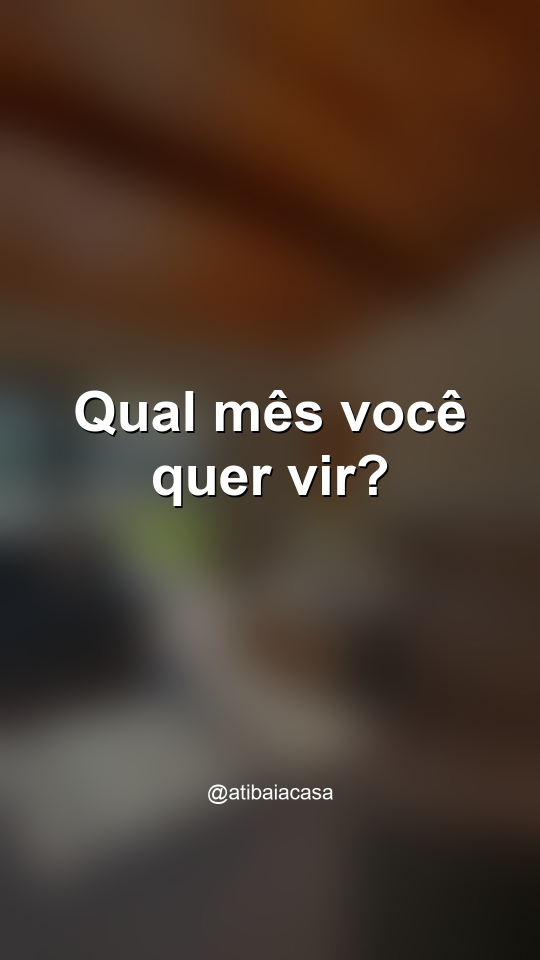
#> input picture producao/graficos/story-04-12-enquete/story.jpg, 1080 x 1920 px, found by its file name (shown at 1/2 size)
$ python validar.py
#> lines starting #> are read from the running program, lines starting #| are printed output that depends on the picture
### producao/scripts/pecas.py
"""Fonte única das peças de engajamento e alcance (novembro e dezembro de 2026).

Objetivo: aumentar alcance e engajamento agora, para levar hóspedes para as datas
livres de janeiro a março de 2027. Carnaval e o fim de semana da virada já estão
reservados, então não são promovidos. A reserva de 8 a 10/1 aparece na planilha
e precisa de confirmação.

Usada por build_graficos.py, build_reels.py, gerar_calendario.py e validar.py.
Fotos: IDs de `docs/Fotos do anúncio Airbnb/foto-NN.jpeg`.
"""

ARQUIVO_FOTOS = "docs/Fotos do anúncio Airbnb"

HANDLE = "@atibaiacasa"

# Hashtags aprovadas em 06/11/2026 para Reels e carrosséis (sem story).
HASHTAGS = "#atibaia #viagememfamilia #lazeremfamilia"

# Trilhas em docs/sons/ (fornecidas pelo dono). Cada Reel recebe um trecho com
# fade de saída. Os nomes indicam a fonte Pixabay; confirmar a licença antes de publicar.
_GRAND = "grand_project-toward-the-dream-uplifting-orchestral-adventure-full-2m52s-628698.mp3"
_BROTHER = "brotheration_records-everyday-is-a-holiday-queens-of-ocean-11-brotheration-records-325618.mp3"
TRILHAS = {
    "reel-01-piscina": (_GRAND, 0),
    "reel-02-avaliacoes": (_BROTHER, 0),
    "reel-03-terca-quinta": (_BROTHER, 15),
    "reel-04-chegando": (_GRAND, 20),
    "reel-06-escolha-fim-de-semana": (_GRAND, 40),
    "reel-05-cozinha": (_BROTHER, 30),
    "reel-07-marque-quem": (_BROTHER, 50),
}

PECAS = [
    {
        "id": "reel-01-piscina",
        "data": "2026-11-07",
        "tipo": "reel",
        "titulo": "Piscina com vista",
        "cenas": [
            ("foto-03", "Piscina aquecida em Atibaia?", 3),
            ("foto-03", "Aquecimento sob solicitação, sem custo", 3),
            ("foto-56", "Piscina de 70 cm a 1,5 m", 3),
            ("foto-46", "Vista de cima", 3),
            ("foto-55", "Fogueira no fim de semana", 3),
            ("foto-12", "Veja as datas no Airbnb", 3),
        ],
        "legenda": (
            "Piscina aquecida em Atibaia, sem pagar a mais pelo aquecimento. Fica ligada quando "
            "você pedir. A casa tem área de lazer, com campo e espaço para toda a família. "
            "Qual fim de semana você escolhe? Comente abaixo. " + HANDLE
        ),
    },
    {
        "id": "story-09-11-enquete",
        "data": "2026-11-09",
        "tipo": "story",
        "titulo": "Janeiro ou fevereiro?",
        "foto": "foto-03",
        "texto": "Janeiro ou fevereiro?",
        "observacao": "Adicionar o adesivo de enquete no app, com as opções Janeiro e Fevereiro.",
    },
    {
        "id": "carrossel-01-o-que-tem",
        "data": "2026-11-11",
        "tipo": "carrossel",
        "titulo": "O que tem na casa",
        "slides": [
            ("foto-01", "O que tem na Casa Atibaia"),
            ("foto-03", "Piscina aquecida, sob solicitação, sem custo"),
            ("foto-12", "Mesa grande para jantar em família"),
            ("foto-23", "Área gourmet com churrasqueira e forno"),
            ("foto-29", "Sala com vista para o jardim"),
            ("foto-14", "Cozinha completa com bancada de mármore"),
            ("foto-07", "Quartos em suíte"),
            ("foto-61", "Veja as datas no Airbnb"),
        ],
        "legenda": (
            "Piscina, campo, área gourmet, sala com vista para o jardim e cozinha completa. "
            "Salve para o seu próximo fim de semana em família. Qual desses espaços você mais "
            "quer ver? Comente. " + HANDLE
        ),
    },
    {
        "id": "reel-02-avaliacoes",
        "data": "2026-11-13",
        "tipo": "reel",
        "titulo": "40 avaliações",
        "cenas": [
            ("foto-29", "Nota 4,75", 3.75),
            ("foto-27", "40 avaliações de hóspedes", 3.75),
            ("foto-14", "Hospitalidade, espaço e família são o que mais aparece", 3.75),
            ("foto-44", "Veja as datas disponíveis", 3.75),
        ],
        "legenda": (
            "A casa tem nota 4,75 com 40 avaliações no Airbnb. Quem já ficou aqui fala de "
            "hospitalidade e de espaço. Quer saber o que mais pesa na escolha? Pergunte aqui "
            "que a gente responde. " + HANDLE
        ),
    },
    {
        "id": "reel-03-terca-quinta",
        "data": "2026-11-16",
        "tipo": "reel",
        "titulo": "Terça a quinta",
        "cenas": [
            ("foto-44", "Entrada e saída mais flexíveis", 3),
            ("foto-61", "Terça a quinta, com mínimo de 2 noites", 3),
            ("foto-05", "Sexta a domingo, mínimo de 2 noites", 3),
            ("foto-31", "Veja as datas no Airbnb", 3),
        ],
        "legenda": (
            "Terça, quarta ou quinta? Aqui a entrada e a saída são flexíveis, com mínimo de duas "
            "noites. Qual dia da semana funciona para a sua família? Comente. " + HANDLE
        ),
    },
    {
        "id": "carrossel-04-perguntas-frequentes",
        "data": "2026-11-18",
        "tipo": "carrossel",
        "titulo": "Perguntas frequentes",
        "slides": [
            ("foto-01", "Perguntas frequentes antes de reservar"),
            ("foto-27", "Check-in a partir das 12h. Check-out até as 18h."),
            ("foto-07", "Roupa de cama e banho não estão inclusas"),
            ("foto-58", "1 pet de cortesia. A partir do 2º pet, consulte a taxa."),
            ("foto-11", "Festas e eventos: combinamos antes, com taxa extra"),
            ("foto-56", "Piscina com aquecimento sob solicitação, sem custo"),
            ("foto-61", "Ainda com dúvida? Pergunte aqui ou no Airbnb"),
        ],
        "legenda": (
            "Dúvidas antes de reservar? Aqui vão as mais comuns. Salve este post e marque quem "
            "está planejando uma viagem. " + HANDLE
        ),
    },
    {
        "id": "reel-04-chegando",
        "data": "2026-11-20",
        "tipo": "reel",
        "titulo": "Chegando em Atibaia",
        "cenas": [
            ("foto-02", "Fachada e entrada", 3),
            ("foto-54", "Casa com jardim e palmeira", 3),
            ("foto-53", "Gramado amplo", 3),
            ("foto-20", "Estacionamento para 7 carros", 3),
            ("foto-01", "Chegou? Veja as datas no Airbnb", 3),
        ],
        "legenda": (
            "Chegou em Atibaia? A casa tem entrada pela frente, jardim e estacionamento para 7 "
            "carros. Confira as datas no Airbnb. Qual foi a sua primeira impressão? " + HANDLE
        ),
    },
    {
        "id": "reel-06-escolha-fim-de-semana",
        "data": "2026-11-23",
        "tipo": "reel",
        "titulo": "Escolha seu fim de semana",
        "cenas": [
            ("foto-29", "Confira as datas livres de janeiro", 3),
            ("foto-44", "Terça a quinta, entrada flexível", 3),
            ("foto-31", "Março tem emenda da Páscoa", 3),
            ("foto-61", "Veja as datas no Airbnb", 3),
        ],
        "legenda": (
            "Janeiro, fevereiro ou março? Confira as datas livres no Airbnb e escolha o seu fim "
            "de semana. Comente qual mês você escolhe. " + HANDLE
        ),
    },
    {
        "id": "carrossel-05-precos-2027",
        "data": "2026-11-25",
        "tipo": "carrossel",
        "titulo": "Quanto custa em 2027",
        "slides": [
            ("foto-01", "Diárias de 2027 por noite"),
            ("foto-29", "Janeiro a junho: terça a quinta, R$ 1.100"),
            ("foto-61", "Janeiro a junho: sexta e sábado, R$ 1.250"),
            ("foto-03", "Julho: R$ 1.150 de terça a quinta e R$ 1.350 na sexta e no sábado"),
            ("foto-44", "Emendas de feriado: R$ 1.400, com mínimo de 3 noites"),
            ("foto-31", "Valores antes das taxas. Confira o total no Airbnb."),
        ],
        "legenda": (
            "Quanto custa curtir a casa em 2027? Os valores por noite estão nos slides. Salve para "
            "planejar a viagem e comente qual fim de semana você escolheria. " + HANDLE
        ),
    },
    {
        "id": "reel-05-cozinha",
        "data": "2026-11-27",
        "tipo": "reel",
        "titulo": "Cozinha completa",
        "cenas": [
            ("foto-13", "Cozinha completa", 3),
            ("foto-14", "Bancada de mármore", 3),
            ("foto-36", "Pronta para cozinhar em família", 3),
            ("foto-39", "Fogão e geladeira", 3),
            ("foto-40", "Veja as datas no Airbnb", 3),
        ],
        "legenda": (
            "Cozinha completa com bancada de mármore. Quem gosta de cozinhar em família vai sentir "
            "a diferença. Quem cozinha por aí? Conte nos comentários. " + HANDLE
        ),
    },
    {
        "id": "reel-07-marque-quem",
        "data": "2026-11-30",
        "tipo": "reel",
        "titulo": "Marque quem",
        "cenas": [
            ("foto-03", "Marque quem merece um fim de semana assim", 3),
            ("foto-12", "Mesa grande para a turma", 3),
            ("foto-55", "Fogueira para a noite", 3),
            ("foto-46", "Comente qual é o seu plano", 3),
        ],
        "legenda": (
            "Marque quem você levaria para cá. Piscina, mesa grande e fogueira para a noite. Qual "
            "é o seu plano ideal? " + HANDLE
        ),
    },
    {
        "id": "carrossel-02-churrasco",
        "data": "2026-12-02",
        "tipo": "carrossel",
        "titulo": "Churrasco de domingo",
        "slides": [
            ("foto-23", "Churrasco de domingo"),
            ("foto-24", "Área gourmet com mesa de madeira para o almoço"),
            ("foto-25", "Área coberta com cozinha de apoio"),
            ("foto-57", "Coberta, com vista para o jardim"),
            ("foto-26", "Pia e bancada para o preparo"),
            ("foto-50", "Espaço coberto com vista para o verde"),
        ],
        "legenda": (
            "Área gourmet com churrasqueira e forno, mesa de madeira e vista para o verde. O "
            "domingo começa cedo por aqui. Quem assume o churrasco na sua família? " + HANDLE
        ),
    },
    {
        "id": "story-04-12-enquete",
        "data": "2026-12-04",
        "tipo": "story",
        "titulo": "Qual mês você quer vir?",
        "foto": "foto-29",
        "texto": "Qual mês você quer vir?",
        "observacao": "Adicionar o adesivo de enquete no app, com as opções Janeiro, Fevereiro e Março.",
    },
]

# Semanas de dezembro a março: tema e pilar. Foco em datas livres de janeiro a março.
# Carnaval e a virada já reservados: não são promovidos.
SEMANAS_FUTURAS = [
    (5, "2026-12-07", "Férias de verão em família: por que janeiro em Atibaia", "Família e amigos"),
    (6, "2026-12-14", "Dúvidas frequentes em vídeo", "Prova social"),
    (7, "2026-12-21", "Avaliação de hóspede (com autorização)", "Prova social"),
    (8, "2026-12-28", "Retrospectiva com as fotos da casa", "Engajamento"),
    (9, "2027-01-04", "Janeiro: fins de semana e terça a quinta com datas livres", "Datas"),
    (10, "2027-01-11", "Fevereiro: fins de semana livres, sem Carnaval", "Datas"),
    (11, "2027-01-18", "Março: emenda da Páscoa com preço de emenda", "Datas"),
    (12, "2027-01-25", "Ranking de memórias de férias (enquete)", "Engajamento"),
    (13, "2027-02-01", "Piscina e churrasco de fim de semana", "Experiência"),
]


# Hashtags entram no fim das legendas de Reels e carrosséis.
for _peca in PECAS:
    if "legenda" in _peca:
        _peca["legenda"] = f"{_peca['legenda']}\n\n{HASHTAGS}"

### producao/scripts/validar.py
"""Valida as peças antes da publicação: arquivos, dimensões, duração e legendas.

Checagens de legenda seguem a lista do ig-humanizer (modo audit) e as regras do
planejamento: sem travessão em excesso, sem vocabulário de IA, gancho nos primeiros
125 caracteres, até 2.200 caracteres, 0 a 3 emojis e chamada para ação.

Saída: tabela em stdout. Sai com código 1 se houver erro bloqueante.

Uso: producao/.venv/bin/python producao/scripts/validar.py
"""

import glob
import json
import os
import re
import subprocess
import sys
from datetime import date

from PIL import Image

sys.path.insert(0, os.path.dirname(__file__))
from pecas import PECAS  # noqa: E402

RAIZ = os.path.abspath(os.path.join(os.path.dirname(__file__), "..", ".."))
PRODUCAO = os.path.join(RAIZ, "producao")

# Vocabulário que costuma marcar texto escrito por IA em português (lista de trabalho).
VOCAB_IA = [
    "alavancar", "significativo", "elevar", "mergulhar", "potencializar", "robusto",
    "crucial", "vibrante", "transformador", "jornada", "revolucionar", "essencial",
    "destacar-se", "navegar", "ecossistema", "sinergia",
]
CTA = re.compile(r"(reserv|datas|veja|confira|escolha|salve|quer ver|chegou|comente|marque|pergunte|conte)", re.IGNORECASE)
EMOJI = re.compile(r"[\U0001F300-\U0001FAFF☀-➿]")


def dias_semana(iso):
    nomes = ["seg", "ter", "qua", "qui", "sex", "sáb", "dom"]
    return nomes[date.fromisoformat(iso).weekday()]


def checar_legenda(texto):
    erros, avisos = [], []
    if texto is None:
        return ["sem legenda"], []
    tamanho = len(texto)
    if tamanho > 2200:
        erros.append(f"legenda com {tamanho} caracteres (limite 2.200)")
    primeiros = texto[:125]
    if not CTA.search(texto):
        avisos.append("sem chamada para ação reconhecível")
    travessoes = texto.count("—")
    if travessoes > 1:
        avisos.append(f"{travessoes} travessões")
    emojis = len(EMOJI.findall(texto))
    if emojis > 3:
        avisos.append(f"{emojis} emojis (recomendado 0 a 3)")
    achados = [p for p in VOCAB_IA if re.search(rf"\b{p}\b", texto, re.IGNORECASE)]
    if achados:
        avisos.append("vocabulário de IA: " + ", ".join(achados))
    hashtags = len(re.findall(r"#\w+", texto))
    if hashtags == 0:
        avisos.append("sem hashtags (sugerido 3 a 5, a definir com ig-hashtag-strategist)")
    elif hashtags > 5:
        avisos.append(f"{hashtags} hashtags (recomendado 3 a 5)")
    return erros, avisos, tamanho, primeiros


def dimensao(caminho):
    with Image.open(caminho) as im:
#> im is the input picture: PIL image 1080x1920 RGB; mean R, G, B 75.6, 58.6, 46.2
        return im.size


def tem_audio(caminho):
    saida = subprocess.run(
        ["ffprobe", "-v", "error", "-select_streams", "a", "-show_entries", "stream=codec_name",
         "-of", "csv=p=0", caminho],
        capture_output=True, text=True, check=True,
    )
    return bool(saida.stdout.strip())


def video_info(caminho):
    saida = subprocess.run(
        ["ffprobe", "-v", "error", "-show_entries", "stream=width,height,r_frame_rate",
         "-show_entries", "format=duration", "-of", "json", caminho],
        capture_output=True, text=True, check=True,
    )
    dados = json.loads(saida.stdout)
    video = next(s for s in dados["streams"] if "width" in s)
    return int(video["width"]), int(video["height"]), float(dados["format"]["duration"])


def ultimo_render(peca_id):
    arquivos = sorted(glob.glob(os.path.join(PRODUCAO, "reels", peca_id, "renders", "*.mp4")))
    return arquivos[-1] if arquivos else None


def verificar_peca(peca):
    erros, avisos = [], []
    legenda = peca.get("legenda")
    if peca["tipo"] == "carrossel":
        pasta = os.path.join(PRODUCAO, "graficos", peca["id"])
        slides = sorted(glob.glob(os.path.join(pasta, "slide-*.jpg")))
        if len(slides) != len(peca["slides"]):
            erros.append(f"{len(slides)} slides gerados de {len(peca['slides'])}")
        for s in slides:
            if dimensao(s) != (1080, 1350):
                erros.append(f"{os.path.basename(s)} fora de 1080x1350")
        arquivo = os.path.relpath(pasta, RAIZ)
        detalhe = f"{len(slides)} slides 4:5"
    elif peca["tipo"] == "story":
        caminho = os.path.join(PRODUCAO, "graficos", peca["id"], "story.jpg")
        if not os.path.exists(caminho) or dimensao(caminho) != (1080, 1920):
            erros.append("story ausente ou fora de 1080x1920")
        arquivo = os.path.relpath(caminho, RAIZ)
        detalhe = "1080x1920"
        legenda = None
    else:
        video = ultimo_render(peca["id"])
        if not video:
            erros.append("sem MP4 renderizado")
            arquivo, detalhe = "-", "-"
        else:
            largura, altura, duracao = video_info(video)
            if (largura, altura) != (1080, 1920):
                erros.append(f"vídeo {largura}x{altura}, esperado 1080x1920")
            esperado = sum(c[2] for c in peca["cenas"])
            if abs(duracao - esperado) > 0.3:
                erros.append(f"duração {duracao:.1f}s, esperado {esperado:.1f}s")
            arquivo = os.path.relpath(video, RAIZ)
            if tem_audio(video):
                detalhe = f"1080x1920, {duracao:.1f} s, com trilha"
            else:
                detalhe = f"1080x1920, {duracao:.1f} s, sem som"
                avisos.append("sem trilha sonora")
    resultado = {"id": peca["id"], "data": peca["data"], "dia": dias_semana(peca["data"]),
                 "tipo": peca["tipo"], "arquivo": arquivo, "detalhe": detalhe,
                 "erros": erros, "avisos": avisos}
    if legenda is not None:
        ret = checar_legenda(legenda)
        if isinstance(ret, tuple) and len(ret) == 4:
            e, a, tamanho, gancho = ret
            resultado["erros"] += e
            resultado["avisos"] += a
            resultado["legenda_caracteres"] = tamanho
            resultado["gancho"] = gancho
    if peca.get("bloqueio"):
        resultado["avisos"].append("BLOQUEADA: " + peca["bloqueio"])
    return resultado


def main():
    resultados = [verificar_peca(p) for p in PECAS]
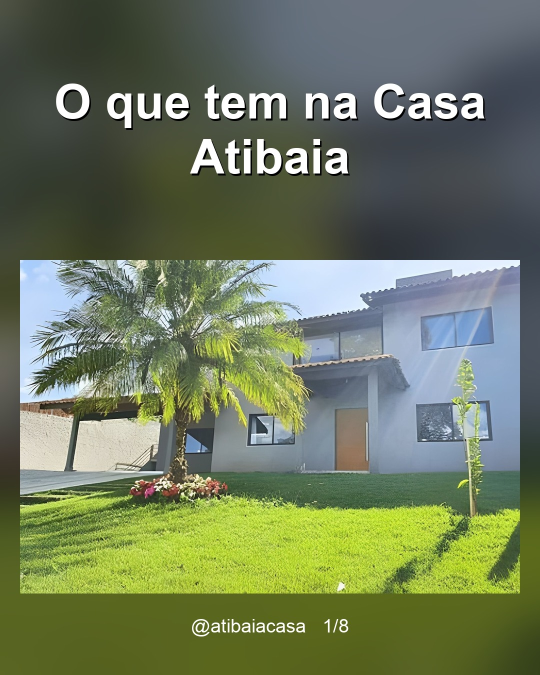
#> input picture producao/graficos/carrossel-01-o-que-tem/slide-01.jpg, 1080 x 1350 px (shown at 1/2 size)
#> in dimensao, im is the input picture: PIL image 1080x1350 RGB; mean R, G, B 110.4, 122.5, 93.4
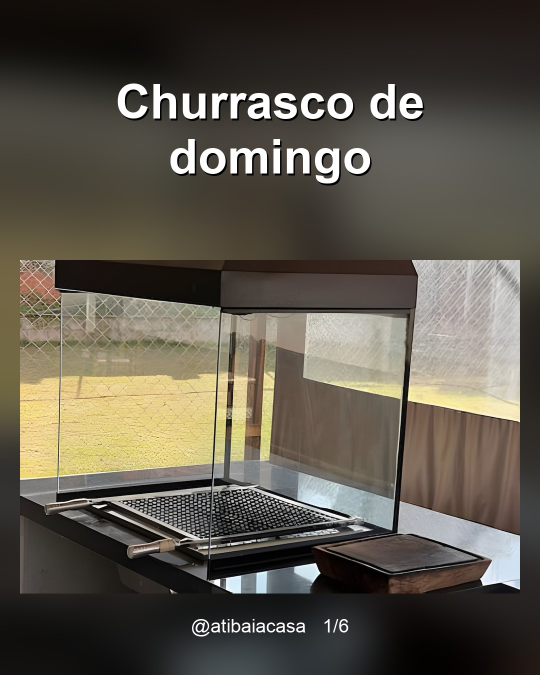
#> input picture producao/graficos/carrossel-02-churrasco/slide-01.jpg, 1080 x 1350 px (shown at 1/2 size)
#> in dimensao, im is the input picture: PIL image 1080x1350 RGB; mean R, G, B 91.4, 85.8, 74.7
    bloqueantes = 0
    print("| Data | Dia | Peça | Arquivo | Erros | Avisos |")
    print("|---|---|---|---|---|---|")
    for r in resultados:
        bloqueantes += len(r["erros"])
        print(f"| {r['data']} | {r['dia']} | {r['id']} | {r['arquivo']} | "
              f"{'; '.join(r['erros']) or 'nenhum'} | {'; '.join(r['avisos']) or 'nenhum'} |")
#> after the loop, bloqueantes = 11
    print()
    print("Gancho (primeiros 125 caracteres) e tamanho das legendas:")
    for r in resultados:
        if "gancho" in r:
            print(f"- {r['id']} ({r['legenda_caracteres']} caracteres): {r['gancho']}")
    return 1 if bloqueantes else 0


if __name__ == "__main__":
#> (the run stopped early here; a loop or call above may not have finished)
